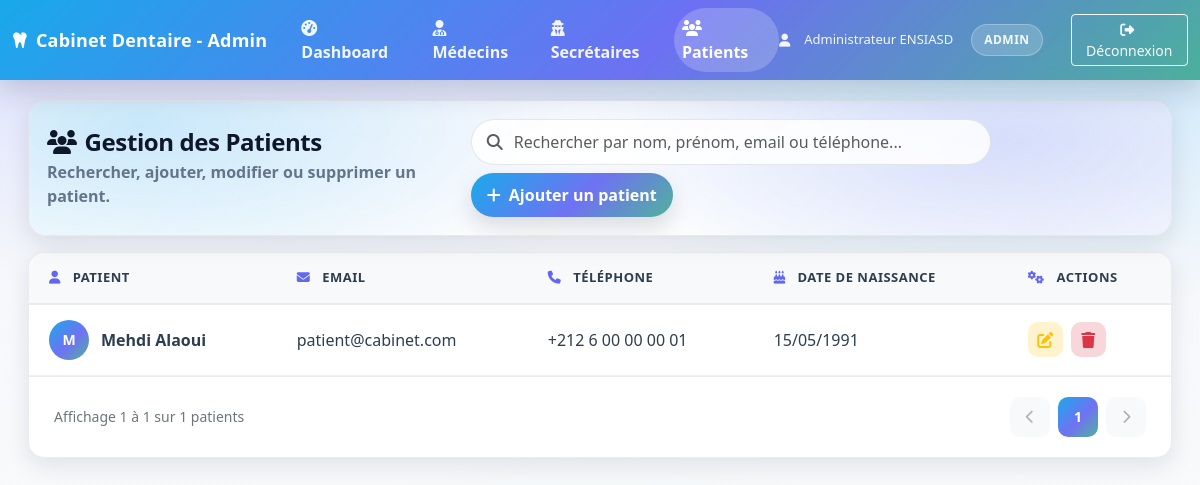
The page /index.php?route=/admin/patients (signed in) on the database its author committed.
### tables this page shows
CREATE TABLE patients (
    id INT AUTO_INCREMENT PRIMARY KEY,
    user_id INT NOT NULL,
    age INT,
    telephone VARCHAR(20),
    adresse TEXT,
    date_naissance DATE,
    groupe_sanguin VARCHAR(5),
    allergies TEXT,
    observations TEXT,
    created_at TIMESTAMP DEFAULT CURRENT_TIMESTAMP,
    FOREIGN KEY (user_id) REFERENCES users(id) ON DELETE CASCADE,
    KEY idx_user_id (user_id)
);

CREATE TABLE users (
    id INT AUTO_INCREMENT PRIMARY KEY,
    nom VARCHAR(100) NOT NULL,
    prenom VARCHAR(100) NOT NULL,
    email VARCHAR(150) UNIQUE NOT NULL,
    password VARCHAR(255) NOT NULL,
    role ENUM('admin','dentiste','secretaire','patient') NOT NULL DEFAULT 'patient',
    created_at TIMESTAMP DEFAULT CURRENT_TIMESTAMP,
    KEY idx_email (email),
    KEY idx_role (role)
);

### app/core/controller.php (called while the page is built, shortened)
<?php
class Controller
{
    public function view($viewName, $data = [])
    {
        $viewPath = __DIR__ . '/../views/' . str_replace('.', '/', $viewName) . '.php';
        include $viewPath;
    }
}

### app/controllers/AdminController.php (called while the page is built, shortened)
<?php
class AdminController extends Controller
{
    private $patientModel;
    public function __construct()
    {
        $this->patientModel = new Patient();
    }
    public function patients()
    {
        $patients = $this->patientModel->findAll();
        $this->view('admin.patients', [
            'patients' => $patients
        ]);
    }
}

### app/core/Database.php (called while the page is built, shortened)
<?php
class Database
{
    private $host = DB_HOST;
    private $dbname = DB_NAME;
    private $username = DB_USER;
    private $password = DB_PASSWORD;
    private $charset = DB_CHARSET;
    private $port = DB_PORT;
    private function loadConfiguration()
    {
        $configFile = ROOT_PATH . '/config.php';
        $this->host = defined('DB_HOST') ? DB_HOST : $this->host;
        $this->dbname = defined('DB_NAME') ? DB_NAME : $this->dbname;
        $this->username = defined('DB_USER') ? DB_USER : $this->username;
        $this->password = defined('DB_PASSWORD') ? DB_PASSWORD : $this->password;
        $this->port = defined('DB_PORT') ? (int) DB_PORT : $this->port;
        $this->charset = defined('DB_CHARSET') ? DB_CHARSET : $this->charset;
    }
    public function connect()
    {
        try {
            $hostsToTry = [$this->host];
            foreach (array_unique($hostsToTry) as $host) {
                try {
                    $dsn = "mysql:host={$host};port={$this->port};dbname={$this->dbname};charset={$this->charset}";
                    $this->pdo = new PDO($dsn, $this->username, $this->password, [
                        PDO::ATTR_ERRMODE => PDO::ERRMODE_EXCEPTION,
                        PDO::ATTR_DEFAULT_FETCH_MODE => PDO::FETCH_ASSOC,
                        PDO::ATTR_EMULATE_PREPARES => false,
                    ]);
                    $message = "✓ Connexion PDO réussie (host: {$host}, port: {$this->port}, dbname: {$this->dbname})";
                    return $this->pdo;
                } catch (PDOException $e) {
                    $lastException = $e;
                }
            }
            throw new PDOException("Connexion PDO impossible sans message d'erreur.");
        } catch (PDOException $e) {
            $message = "✗ ERREUR PDO : " . $e->getMessage();
            $this->debug_messages[] = $message;
            die($message);
        }
    }
}

### app/core/Model.php (called while the page is built, shortened)
<?php
class Model
{
    public function __construct()
    {
        try {
            $db = new Database();
            $this->pdo = $db->getPdo();
        } catch (Exception $e) {
            $this->debug_messages[] = "✗ Erreur initialisation Model : " . $e->getMessage();
        }
    }
}

### app/models/Patient.php (called while the page is built, shortened)
<?php
class Patient extends Model
{
    public function findAll()
    {
        try {
            $query = "SELECT p.*, u.nom, u.prenom, u.email, u.created_at as inscription_date
                     FROM patients p
                     JOIN users u ON p.user_id = u.id
                     ORDER BY u.created_at DESC";
            $stmt = $this->pdo->prepare($query);
            $stmt->execute();
            return $stmt->fetchAll(PDO::FETCH_ASSOC);
        } catch (PDOException $e) {
            error_log("Erreur PDO dans findAll: " . $e->getMessage());
            return [];
        }
    }
}

### app/views/admin/patients.php (the view, shortened to what this page needs)
<!DOCTYPE html>
<html lang="fr">
<head>
    <link href="https://cdn.jsdelivr.net/npm/bootstrap@5.3.0/dist/css/bootstrap.min.css" rel="stylesheet">
    <link href="https://cdnjs.cloudflare.com/ajax/libs/font-awesome/6.4.0/css/all.min.css" rel="stylesheet">
</head>
<body>
    <nav class="navbar navbar-expand-lg navbar-custom fixed-top">
        <div class="container-fluid">
            <a class="navbar-brand" href="<?php echo BASE_URL; ?>index.php?route=/admin/dashboard">
                <i class="fas fa-tooth me-2"></i>Cabinet Dentaire - Admin
            </a>
            <div class="collapse navbar-collapse" id="navbarNav">
                <ul class="navbar-nav me-auto">
                    <li class="nav-item">
                        <a class="nav-link" href="<?php echo BASE_URL; ?>index.php?route=/admin/dashboard">
                            <i class="fas fa-tachometer-alt me-1"></i>Dashboard
                        </a>
                    </li>
                    <li class="nav-item">
                        <a class="nav-link" href="<?php echo BASE_URL; ?>index.php?route=/admin/medecins">
                            <i class="fas fa-user-md me-1"></i>Médecins
                        </a>
                    </li>
                    <li class="nav-item">
                        <a class="nav-link" href="<?php echo BASE_URL; ?>index.php?route=/admin/secretaires">
                            <i class="fas fa-user-secret me-1"></i>Secrétaires
                        </a>
                    </li>
                    <li class="nav-item">
                        <a class="nav-link active" href="<?php echo BASE_URL; ?>index.php?route=/admin/patients">
                            <i class="fas fa-users me-1"></i>Patients
                        </a>
                    </li>
                </ul>
                <div class="d-flex align-items-center">
                    <div class="user-info">
                        <i class="fas fa-user me-1"></i>
                        <?php echo htmlspecialchars($_SESSION['user_prenom'] . ' ' . $_SESSION['user_nom']); ?>
                        <span class="role-badge ms-2">ADMIN</span>
                    </div>
                    <a href="<?php echo BASE_URL; ?>index.php?route=/logout" class="btn btn-outline-light btn-sm ms-3">
                        <i class="fas fa-sign-out-alt me-1"></i>Déconnexion
                    </a>
                </div>
            </div>
        </div>
    </nav>
    <div class="container-fluid mt-4">
        <div class="page-wrap px-2 px-md-3">
            <div class="hero">
                <div class="d-flex flex-column flex-lg-row align-items-start align-items-lg-center justify-content-between gap-3">
                    <div>
                        <h1 class="hero-title h4 mb-1">
                            <i class="fas fa-users me-2"></i>Gestion des Patients
                        </h1>
                        <p class="hero-sub">Rechercher, ajouter, modifier ou supprimer un patient.</p>
                    </div>
                    <div class="d-flex flex-wrap align-items-center gap-2">
                        <div class="position-relative" style="min-width: min(520px, 90vw);">
                            <i class="fas fa-magnifying-glass position-absolute text-muted" style="left: 16px; top: 50%; transform: translateY(-50%); z-index: 10;"></i>
                            <input type="text" id="searchPatient" class="form-control search"
                                placeholder="Rechercher par nom, prénom, email ou téléphone..." onkeyup="filterTable()">
                        </div>
                        <a href="<?php echo BASE_URL; ?>index.php?route=/register-patient" class="btn btn-hero btn-gradient">
                            <i class="fas fa-plus me-2"></i>Ajouter un patient
                        </a>
                    </div>
                </div>
            </div>
            <div class="soft-card table-card mt-3">
                <div class="card-body p-0">
                    <div class="table-responsive">
                        <table class="modern-table">
                        <thead>
                            <tr>
                                <th><i class="fas fa-user"></i> Patient</th>
                                <th><i class="fas fa-envelope"></i> Email</th>
                                <th><i class="fas fa-phone"></i> Téléphone</th>
                                <th><i class="fas fa-birthday-cake"></i> Date de naissance</th>
                                <th><i class="fas fa-cogs"></i> Actions</th>
                            </tr>
                        </thead>
                        <tbody>
                            <?php if (empty($patients)): ?>
                                <tr>
                                    <td colspan="5">
                                        <div class="empty-state">
                                            <i class="fas fa-user-slash"></i>
                                            <h4>Aucun patient trouvé</h4>
                                            <p>Aucun patient ne correspond aux critères de recherche.</p>
                                        </div>
                                    </td>
                                </tr>
                            <?php else: ?>
                                <?php foreach ($patients as $patient): ?>
                                    <tr>
                                        <td>
                                            <div class="patient-cell">
                                                <div class="patient-avatar">
                                                    <?php echo strtoupper(substr($patient['prenom'] ?? 'P', 0, 1)); ?>
                                                </div>
                                                <span class="patient-name">
                                                    <?php echo htmlspecialchars(($patient['prenom'] ?? '') . ' ' . ($patient['nom'] ?? '')); ?>
                                                </span>
                                            </div>
                                        </td>
                                        <td>
                                            <div class="info-cell">
                                                <span class="main"><?php echo htmlspecialchars($patient['email'] ?? '-'); ?></span>
                                            </div>
                                        </td>
                                        <td>
                                            <div class="info-cell">
                                                <span class="main"><?php echo htmlspecialchars($patient['telephone'] ?? '-'); ?></span>
                                            </div>
                                        </td>
                                        <td>
                                            <span class="date-cell">
                                                <?php echo $patient['date_naissance'] ? htmlspecialchars(date('d/m/Y', strtotime($patient['date_naissance']))) : '-'; ?>
                                            </span>
                                        </td>
                                        <td>
                                            <div class="actions-cell">
                                                <a href="<?php echo BASE_URL; ?>index.php?route=/admin/patients/edit/<?php echo $patient['id']; ?>" class="btn btn-edit" title="Modifier">
                                                    <i class="fas fa-edit"></i>
                                                </a>
                                                <form method="POST" action="<?php echo BASE_URL; ?>index.php?route=/admin/patients/delete" class="d-inline" onsubmit="return confirm('Êtes-vous sûr de vouloir supprimer ce patient?');">
                                                    <button type="submit" class="btn btn-delete" title="Supprimer">
                                                        <i class="fas fa-trash"></i>
                                                    </button>
                                                </form>
                                            </div>
                                        </td>
                                    </tr>
                                <?php endforeach; ?>
                            <?php endif; ?>
                        </tbody>
                    </table>
                </div>
                <div class="pagination-container">
                    <div class="pagination-info" id="paginationInfo">
                    </div>
                    <ul class="pagination" id="pagination">
                    </ul>
                </div>
            </div>
            </div>
        </div>
    </div>
</body>
</html>

### rows shown on the page
patients: user.prenom "M", user.nom "Mehdi Alaoui", user.email "patient@cabinet.com", telephone "+212 6 00 00 00 01", date_naissance "15/05/1991"

### other values the page prints
$_SESSION['user_prenom'] . ' ' . $_SESSION['user_nom'] "Administrateur ENSIASD"
